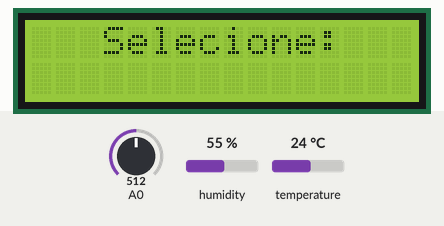
Recording of a sketch running on a simulated Arduino Mega 2560, built with avr-gcc and run on an emulated ATmega2560. On the bench: 16×2 character LCD. The inputs (shaded band) are chosen by the test bench; at power-on: A0 = 512, humidity 55 %, temperature 24 °C.

Above: at 1.2 s.
1.3 s: A0 set to 413
2.8 s: A0 set to 390
At 3.5 s:
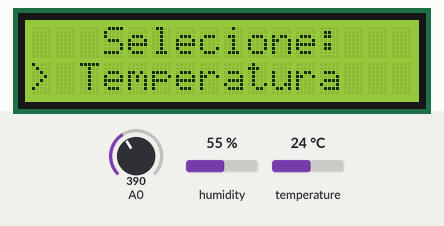
4.3 s: A0 set to 588
5.8 s: A0 set to 606
At 6.8 s:
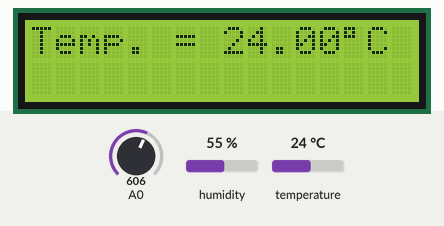
7.3 s: A0 set to 306
At 8.2 s:
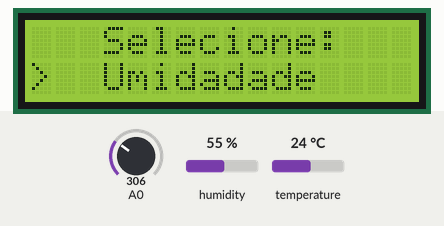
8.8 s: A0 set to 610
At 10.3 s:
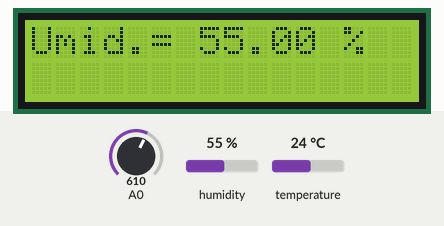
Timing chart, 0 to 11.3 s (numbered marks = the images above; inputs shaded):
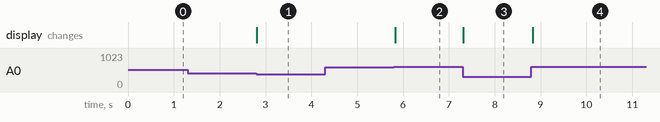

Measured:
- the behaviour switches between 400 and 399 on A0 (found by bisection; images 0 and 1)
- the behaviour switches between 599 and 600 on A0 (found by bisection; images 1 and 2)
- after the input at 1.3 s, every drawn part: stays the same
- after the input at 2.8 s, the display: changes at once (image 1)
- after the input at 4.3 s, every drawn part: stays the same
- after the input at 5.8 s, the display: changes at once (image 2)
- after the input at 7.3 s, the display: changes at once (image 3)
- after the input at 8.8 s, the display: changes at once (image 4)

The sketch:

Display_Com_Menu.ino
```cpp
#include <LiquidCrystal.h>
#include <dht.h>
dht DHT;

LiquidCrystal lcd(8, 9, 4, 5, 6, 7);

int Menu = 0;
int estado = 0;

void setup () {

 lcd.begin(16, 2);
 clearPrintTitle();
}

void loop () {
 MenuPrincipal();
}

void MenuPrincipal() {
 int ValEstado = 0;
 int x = analogRead (0);
 lcd.setCursor(0,0);

 if (x < 80) {
 }
 else if (x < 200) {
 ValEstado = 1;
 }
 else if (x < 400){
 ValEstado = 2;
 }
 else if (x < 600){
 }
 else if (x < 800){
 ValEstado = 3;
 }

 if (Menu < 0 || Menu > 3) {
 Menu = 0;
 }

 if (ValEstado != estado) {
 if (ValEstado == 1) {
 Menu = Menu - 1;
 displayMenu(Menu);
 } else if (ValEstado == 2) {
 Menu = Menu + 1;
 displayMenu(Menu);
 } else if (ValEstado == 3) {
 selectMenu(Menu);
 }
 estado = ValEstado;
 }
 delay(5);
}
void displayMenu(int x) {
 switch (x) {
 case 1:
 clearPrintTitle();
 lcd.print ("> Temperatura ");
 break;
 case 2:
 clearPrintTitle();
 lcd.print (">  Umidadade");
 break;
 case 3:
 clearPrintTitle();
 lcd.print ("> Temp + Umid");
 break;

 }
}

void clearPrintTitle() {
 lcd.clear();
 lcd.setCursor(0,0);
 lcd.print("   Selecione: ");
 lcd.setCursor(0,1);
}

void selectMenu(int x) {
 switch (x) {
 case 1:
 clearPrintTitle();

DHT.read11(A8);

    lcd.setCursor(0,0);
    lcd.print("Temp. = ");
    lcd.print(DHT.temperature);
    lcd.write(B11011111);
    lcd.print("C");

 break;

 case 2:
 clearPrintTitle();
     DHT.read11(A8);
    lcd.setCursor(0,0); // Define o cursor na posição de início
    lcd.print("Umid.= ");
    lcd.print(DHT.humidity);
    lcd.print(" %");

 break;

case 3:

 clearPrintTitle();

 DHT.read11(A8);

 lcd.setCursor(0,1);
    lcd.print("Umid. = ");
    lcd.print(DHT.humidity);
    lcd.print(" %");

    lcd.setCursor(0,0);
    lcd.print("Temp. = ");
    lcd.print(DHT.temperature);
    lcd.write(B11011111);
    lcd.print("C");

 }
}
```
